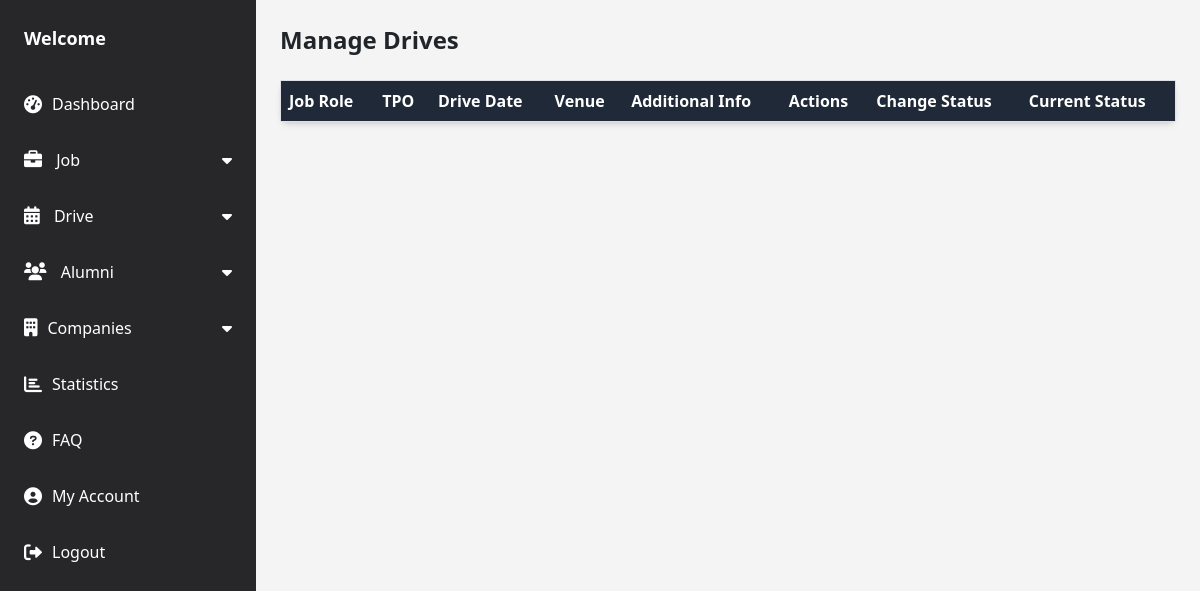
Before: /tpo/manage-drive/ (signed in) with the older database file.
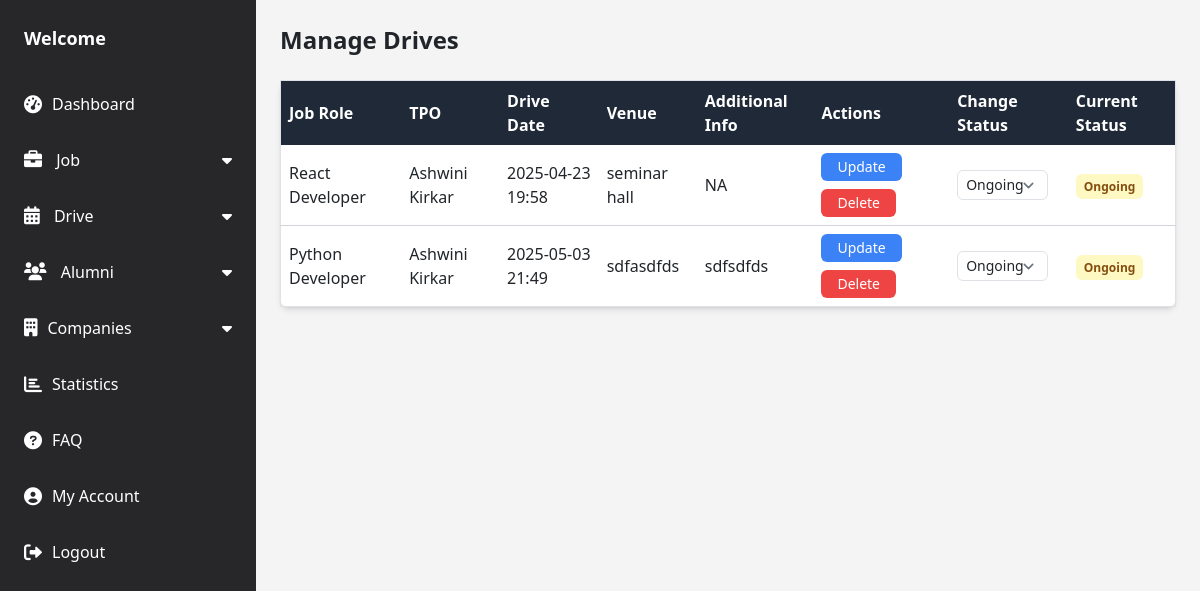
After: the same page with the newer database file.
### tpo/models.py (models this page shows, shortened)
class Drive(models.Model):
    job = models.ForeignKey(Job, on_delete=models.CASCADE)
    tpo = models.ForeignKey('Tpo', on_delete=models.CASCADE)  # who scheduled this drive
    drive_date = models.DateTimeField()
    venue = models.CharField(max_length=200)
    additional_info = models.TextField(blank=True, null=True)
    created_at = models.DateTimeField(auto_now_add=True)
    STATUS_CHOICES = (
    ('ongoing', 'Ongoing'),
    ('completed', 'Completed'),
    ('cancelled', 'Cancelled'),
    )
    status = models.CharField(max_length=10, choices=STATUS_CHOICES, default='ongoing')

class Job(models.Model):
    company = models.CharField(max_length=100)
    role = models.CharField(max_length=100)
    salary_package = models.DecimalField(max_digits=10, decimal_places=2)
    last_date_to_apply = models.DateField()
    eligibility = models.TextField()
    job_description = models.TextField()
    company_website = models.URLField(max_length=200, blank=True, null=True)  # Optional field for company website
    job_location = models.CharField(max_length=100, blank=True, null=True)  # Optional field for job location
    tpo = models.ForeignKey(Tpo, on_delete=models.CASCADE, related_name='jobs',default=True)  # Link to TPO who created the job
    is_active = models.BooleanField(default=True )  # Flag to indicate if the job is active or
    created_at = models.DateTimeField(default=timezone.now)

class Tpo(models.Model):
    id = models.AutoField(primary_key=True)
    full_name = models.CharField(max_length=100)
    employee_id = models.CharField(max_length=100, unique=True)  # Unique employee ID
    email = models.CharField(max_length=100)
    mobile_number = models.CharField(max_length=100)
    password = models.CharField(max_length=255)  # It is recommended to hash passwords
    is_approved = models.BooleanField(default=False)  # Admin approval status

### tpo/views.py (the view)
# urls.py: path('manage-drive/', views.manage_drive, name='manage-drive'),
def manage_drive(request):
    if "tpo_id" not in request.session:
        messages.error(request, "You need to log in first.")
        return redirect("tpo_login")
    tpo = Tpo.objects.get(id=request.session["tpo_id"])
    drives = Drive.objects.all()
    return render(request, 'manage_drive.html', {'drives': drives})

### tpo/templates/manage_drive.html (shortened to what this page needs)
{% extends 'base1.html' %}
{% block content %}
<h2 class="text-2xl font-bold mb-4">Manage Drives</h2>
<div class="w-full">
    <table class="w-full bg-white border border-gray-300 shadow-md rounded-lg">
        <thead class="bg-gray-800 text-white">
            <tr>
                <th class="py-2 px-2 md:px-4 text-left">Job Role</th>
                <th class="py-2 px-2 md:px-4 text-left">TPO</th>
                <th class="py-2 px-2 md:px-4 text-left">Drive Date</th>
                <th class="py-2 px-2 md:px-4 text-left">Venue</th>
                <th class="py-2 px-2 md:px-4 text-left">Additional Info</th>
                <th class="py-2 px-2 md:px-4 text-left">Actions</th>
                <th class="py-2 px-2 md:px-4 text-left">Change Status</th>
                <th class="py-2 px-2 md:px-4 text-left">Current Status</th>
            </tr>
        </thead>
        <tbody class="divide-y divide-gray-300">
            {% for drive in drives %}
            <tr class="hover:bg-gray-100">
                <td class="py-2 px-2 md:px-4">{{ drive.job.role }}</td>
                <td class="py-2 px-2 md:px-4">{{ drive.tpo.full_name }}</td>
                <td class="py-2 px-2 md:px-4">{{ drive.drive_date|date:"Y-m-d H:i" }}</td>
                <td class="py-2 px-2 md:px-4">{{ drive.venue }}</td>
                <td class="py-2 px-2 md:px-4">{{ drive.additional_info|default:"No additional info" }}</td>
                <td class="py-2 px-2 md:px-4 flex flex-wrap gap-2">
                    <a href="{% url 'update-drive' drive.id %}" class="bg-blue-500 text-white px-3 py-1 rounded hover:bg-blue-600 text-sm">Update</a>
                    <a href="{% url 'delete-drive' drive.id %}" class="bg-red-500 text-white px-3 py-1 rounded hover:bg-red-600 text-sm" onclick="return confirm('Are you sure?')">Delete</a>
                </td>
<td class="py-2 px-2 md:px-4">
    <form action="{% url 'update-drive-status' drive.id %}" method="post">
        <select name="status" onchange="this.form.submit()" class="border rounded px-2 py-1 text-sm">
            <option value="ongoing" {% if drive.status == 'ongoing' %}selected{% endif %}>Ongoing</option>
        </select>
    </form>
</td>
<td class="py-2 px-2 md:px-4">
    {% if drive.status == 'cancelled' %}
        <span class="bg-red-100 text-red-800 px-2 py-1 rounded text-xs font-semibold">Cancelled</span>
    {% elif drive.status == 'completed' %}
        <span class="bg-green-100 text-green-800 px-2 py-1 rounded text-xs font-semibold">Completed</span>
    {% else %}
        <span class="bg-yellow-100 text-yellow-800 px-2 py-1 rounded text-xs font-semibold">Ongoing</span>
    {% endif %}
</td>
            </tr>
            {% endfor %}
        </tbody>
    </table>
</div>
{% endblock %}

Changed rows visible on the page:
added Drive: job.role "React Developer", tpo.full_name "Ashwini Kirkar", drive_date "2025-04-23 19:58", venue "seminar hall", additional_info "NA", status "Ongoing"
added Drive: job.role "Python Developer", tpo.full_name "Ashwini Kirkar", drive_date "2025-05-03 21:49", venue "sdfasdfds", additional_info "sdfsdfds", status "Ongoing"
